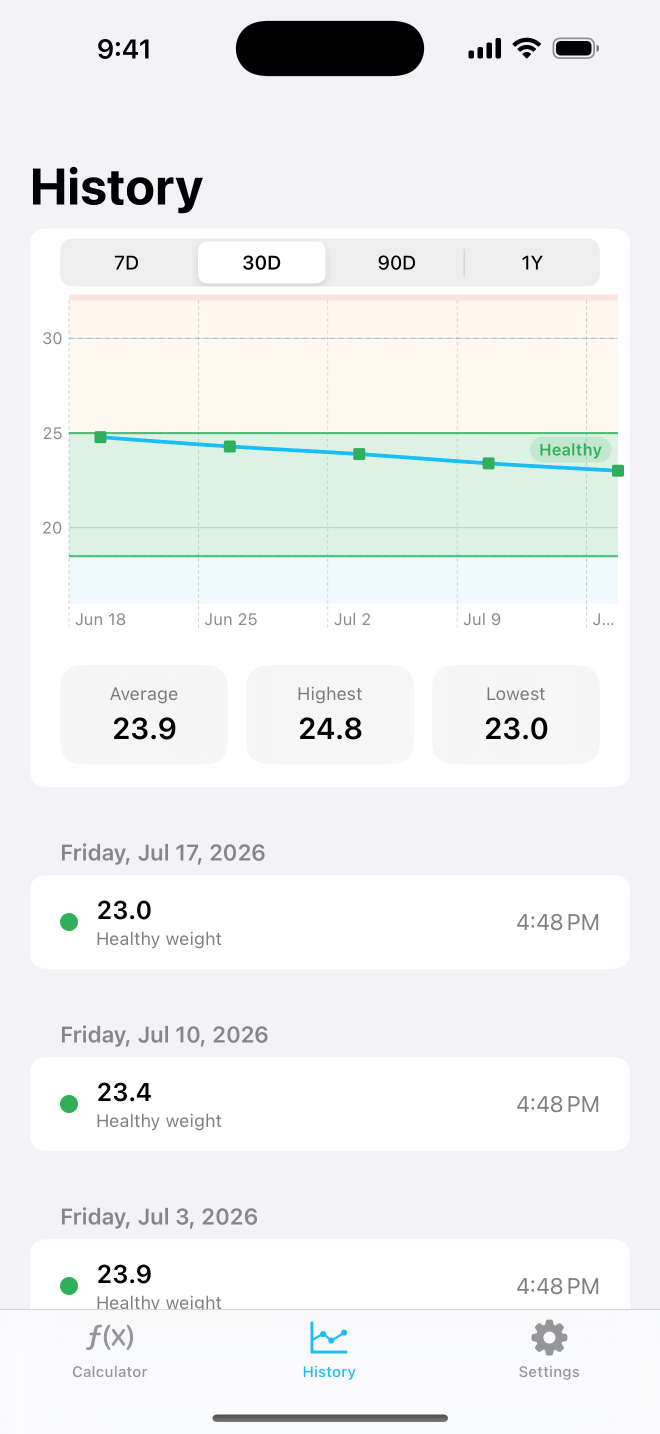
#> input picture BMICalculator/Screenshots/appstore/raw/02_history_trend.png, 1320 x 2868 px, given in place of cap_calc.png, which was not available (shown at 1/2 size)
$ python frame_shots.py
#> lines starting #> are read from the running program, lines starting #| are printed output that depends on the picture; after the words box and inside, x2 and y2 are one past the last pixel; in counts of white or black regions, pixels touching at a corner belong together; pictures that were not available may be replaced by others from this repository, and a replacement may not be noted
#!/usr/bin/env python3
"""Compose App Store marketing screenshots: caption above, real device shot below,
on a brand gradient, exported at 6.9" (1290x2796) and 6.5" (1242x2688)."""
import os
from PIL import Image, ImageDraw, ImageFont, ImageFilter

SRC = "/private/tmp/claude-501/-Users-josiahrininger-Developer/413638bf-d8b1-4f3a-9e74-89f74f4b8580/scratchpad"
OUT = "/Users/josiahrininger/Developer/BMI/BMICalculator/Screenshots/appstore"

# (source capture, headline, subhead)
SHOTS = [
    ("cap_calc.png",        "Know your BMI in seconds",
     "Enter your height and weight for a clear, color-coded result."),
    ("cap_history.png",     "Track your trend over time",
     "Every result is saved privately so you can watch your progress."),
    ("cap_result_over.png", "Every result, explained",
     "Plain-language categories and your healthy range. Never judgmental."),
    ("cap_settings.png",    "Made to fit you",
     "Metric, imperial, or stone. Universal or Asian standards. 100% private."),
]

SIZES = {"6.9": (1290, 2796), "6.5": (1242, 2688)}

# Brand palette (app brand blue #19BEF4)
BG_TOP = (206, 238, 251)      # soft brand-blue tint
BG_BOT = (240, 249, 254)      # near white
HEAD_COLOR = (14, 42, 59)     # dark navy
SUB_COLOR = (90, 115, 130)    # muted slate
BEZEL = (13, 15, 18)          # near-black device frame

def find_font(bold):
#> called with bold = True
    cands_bold = [
        "/System/Library/Fonts/Supplemental/Arial Bold.ttf",
        "/Library/Fonts/Arial Bold.ttf",
        "/System/Library/Fonts/Supplemental/Helvetica.ttc",
    ]
    cands_reg = [
        "/System/Library/Fonts/Supplemental/Arial.ttf",
        "/System/Library/Fonts/Helvetica.ttc",
    ]
    for p in (cands_bold if bold else cands_reg):
        if os.path.exists(p):
            return p
    return None

BOLD = find_font(True)
REG = find_font(False)

def font(bold, size):
    p = BOLD if bold else REG
    return ImageFont.truetype(p, size)

def gradient(w, h):
#> called with w = 1290, h = 2796
    base = Image.new("RGB", (w, h))
#> base: PIL image 1290x2796 RGB; every value is 0
    px = base.load()
    for y in range(h):
        t = y / (h - 1)
        r = int(BG_TOP[0] + (BG_BOT[0] - BG_TOP[0]) * t)
        g = int(BG_TOP[1] + (BG_BOT[1] - BG_TOP[1]) * t)
        b = int(BG_TOP[2] + (BG_BOT[2] - BG_TOP[2]) * t)
        for x in range(w):
            px[x, y] = (r, g, b)
    return base

def wrap(draw, text, fnt, max_w):
    words = text.split()
    lines, cur = [], ""
    for wd in words:
        trial = (cur + " " + wd).strip()
        if draw.textlength(trial, font=fnt) <= max_w:
            cur = trial
        else:
            if cur:
                lines.append(cur)
            cur = wd
    if cur:
        lines.append(cur)
    return lines

def rounded_mask(size, radius):
    m = Image.new("L", size, 0)
    d = ImageDraw.Draw(m)
    d.rounded_rectangle([0, 0, size[0] - 1, size[1] - 1], radius=radius, fill=255)
    return m

def compose(src, headline, sub, W, H):
    canvas = gradient(W, H)
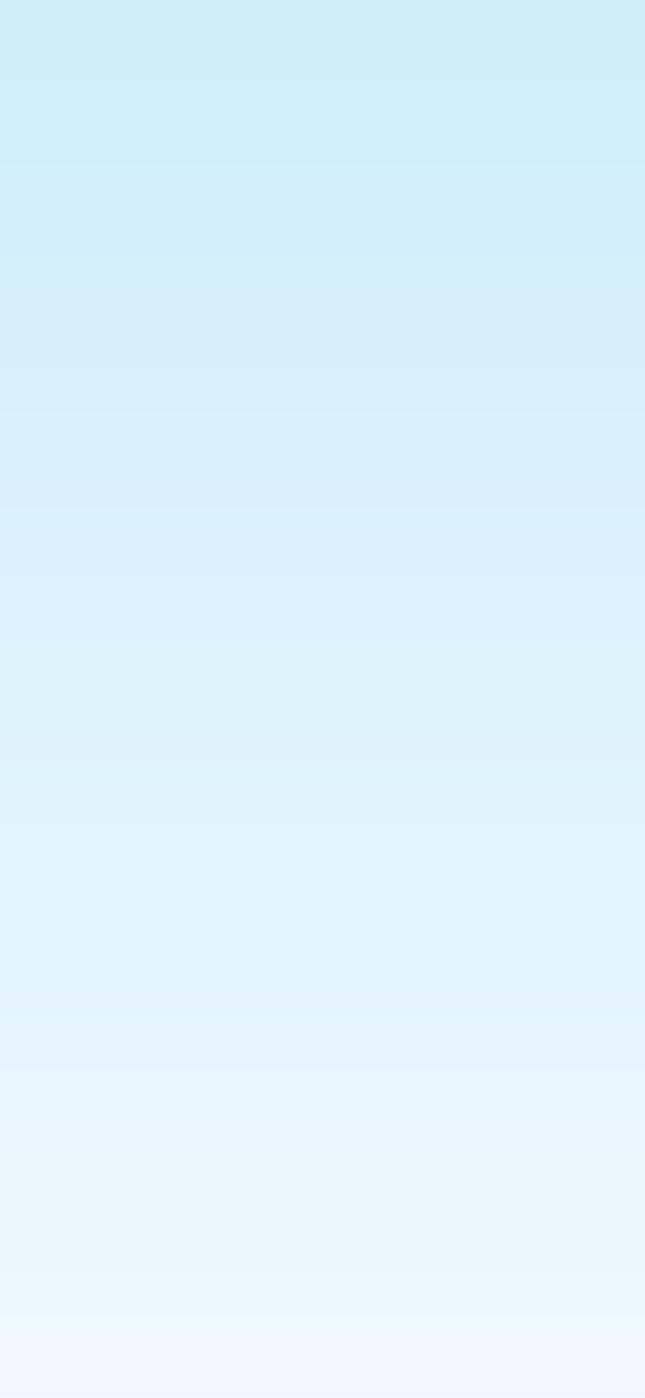
#> canvas: PIL image 1290x2796 RGB (shown at 1/2 size); mean R, G, B 222.5, 243, 252
    draw = ImageDraw.Draw(canvas)

    # --- Caption ---
    head_f = font(True, int(H * 0.0285))
    sub_f = font(False, int(H * 0.0158))
    top_pad = int(H * 0.055)
    max_text_w = int(W * 0.86)

    head_lines = wrap(draw, headline, head_f, max_text_w)
#> head_lines = ['Know your BMI in seconds']
    sub_lines = wrap(draw, sub, sub_f, max_text_w)
#> sub_lines = 2 items

    y = top_pad
    hl_h = (head_f.getbbox("Ag")[3] - head_f.getbbox("Ag")[1])
    for ln in head_lines:
        tw = draw.textlength(ln, font=head_f)
        draw.text(((W - tw) / 2, y), ln, font=head_f, fill=HEAD_COLOR)
        y += int(hl_h * 1.18)
#> this loop made 1 pass
#> (ln, tw, y) on pass 1: ('Know your BMI in seconds', 1033.4, 240)
#> after the loop, y = 240
    y += int(H * 0.006)
#> y = 256
    sl_h = (sub_f.getbbox("Ag")[3] - sub_f.getbbox("Ag")[1])
    for ln in sub_lines:
        tw = draw.textlength(ln, font=sub_f)
        draw.text(((W - tw) / 2, y), ln, font=sub_f, fill=SUB_COLOR)
        y += int(sl_h * 1.30)
#> this loop made 2 passes
#> (tw, y) on pass 1: (896.4, 309)
#> (ln, tw, y) on pass 2: ('color-coded result.', 407.9, 362)
#> after the loop, y = 362

    caption_bottom = y + int(H * 0.02)
#> caption_bottom = 417

    # --- Device ---
    shot = Image.open(os.path.join(SRC, src)).convert("RGB")
    sw, sh = shot.size  # 1320 x 2868
#> sw = 1320; sh = 2868
    bottom_margin = int(H * 0.045)
    avail_h = H - caption_bottom - bottom_margin
#> avail_h = 2254
    phone_w = min(int(W * 0.74), int(avail_h * sw / sh))
#> phone_w = 954
    phone_h = int(phone_w * sh / sw)
#> phone_h = 2072

    # rounded screenshot
    radius = int(phone_w * 0.085)
#> radius = 81
    shot_r = shot.resize((phone_w, phone_h), Image.LANCZOS)
    mask = rounded_mask((phone_w, phone_h), radius)
#> in rounded_mask, `m = Image.new("L", size, 0)`: m: PIL image 954x2072 L; every value is 0
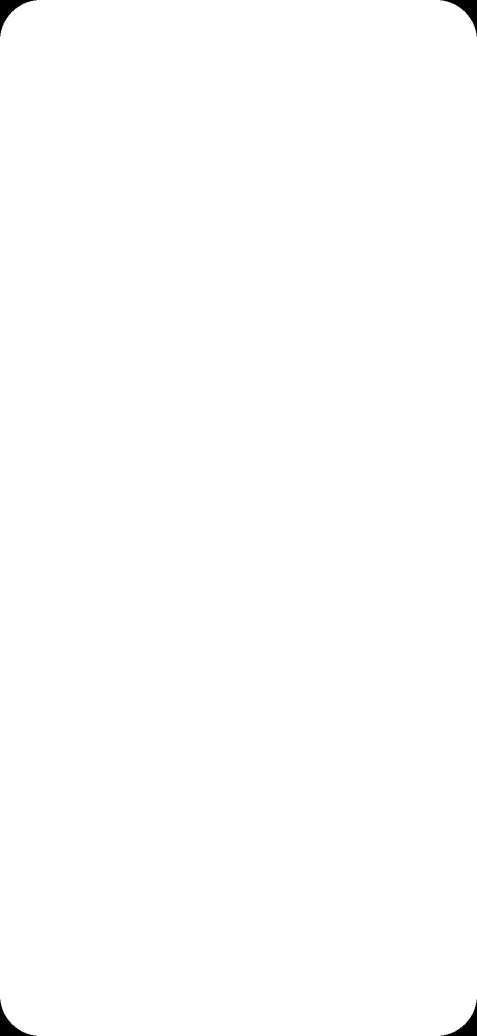
#> mask: PIL image 954x2072 L (shown at 1/2 size); 99.7% white; 4 black regions, box (x1, y1, x2, y2) and area: (0, 0, 73, 73) 1432, (881, 0, 954, 73) 1432, (0, 1999, 73, 2072) 1432, (881, 1999, 954, 2072) 1432

    bezel_t = max(6, int(W * 0.011))
    bez_w, bez_h = phone_w + bezel_t * 2, phone_h + bezel_t * 2
#> bez_w = 982; bez_h = 2100
    bez_radius = radius + bezel_t
#> bez_radius = 95
    bezel_img = Image.new("RGBA", (bez_w, bez_h), (0, 0, 0, 0))
#> bezel_img: PIL image 982x2100 RGBA; every value is 0
    bd = ImageDraw.Draw(bezel_img)
    bd.rounded_rectangle([0, 0, bez_w - 1, bez_h - 1], radius=bez_radius, fill=BEZEL + (255,))

    px_x = (W - phone_w) // 2
#> px_x = 168
    px_y = caption_bottom + (avail_h - phone_h) // 2
#> px_y = 508
    bez_x, bez_y = px_x - bezel_t, px_y - bezel_t
#> bez_x = 154; bez_y = 494

    # shadow
    shadow = Image.new("RGBA", (W, H), (0, 0, 0, 0))
#> shadow: PIL image 1290x2796 RGBA; every value is 0
    sd = ImageDraw.Draw(shadow)
    sd.rounded_rectangle(
        [bez_x, bez_y + int(H * 0.006), bez_x + bez_w, bez_y + bez_h + int(H * 0.006)],
        radius=bez_radius, fill=(10, 30, 50, 90))
    shadow = shadow.filter(ImageFilter.GaussianBlur(int(W * 0.02)))
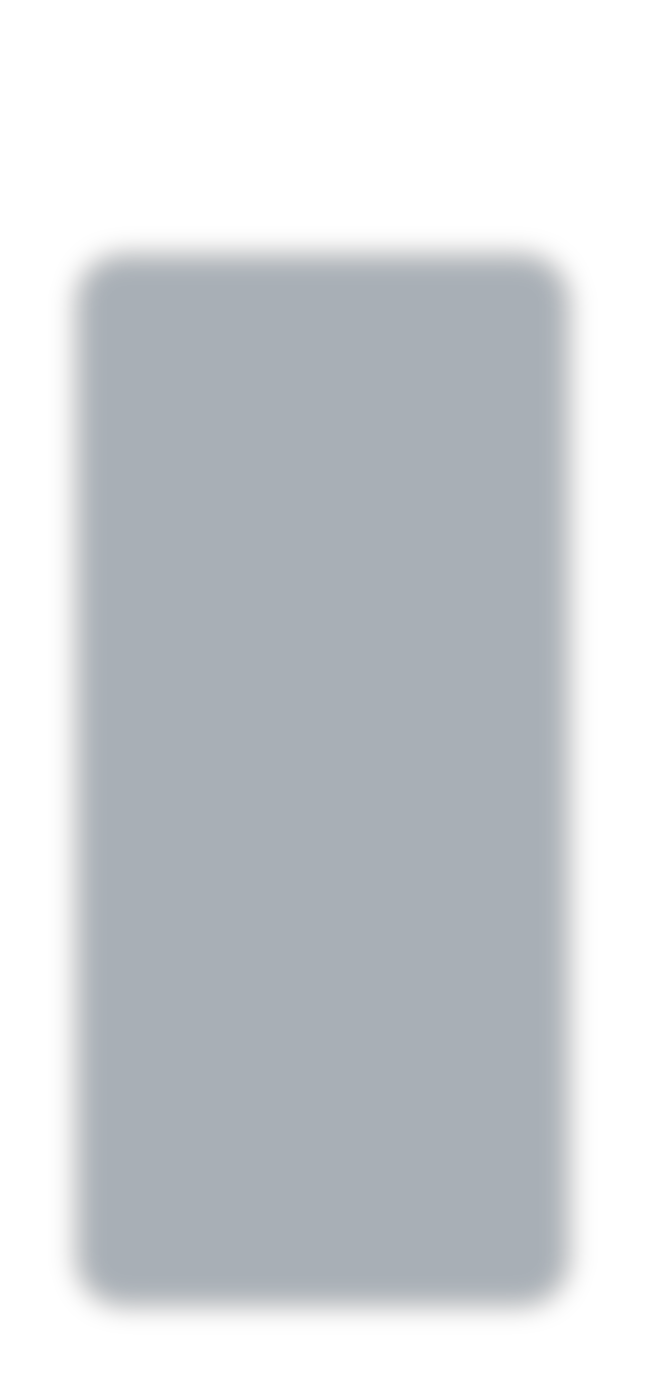
#> shadow: PIL image 1290x2796 RGBA (shown at 1/2 size); mean R, G, B, A 5.7, 17.1, 28.5, 51.3; transparent parts drawn white
    canvas = Image.alpha_composite(canvas.convert("RGBA"), shadow)
#> canvas: PIL image 1290x2796 RGBA

    canvas.paste(bezel_img, (bez_x, bez_y), bezel_img)
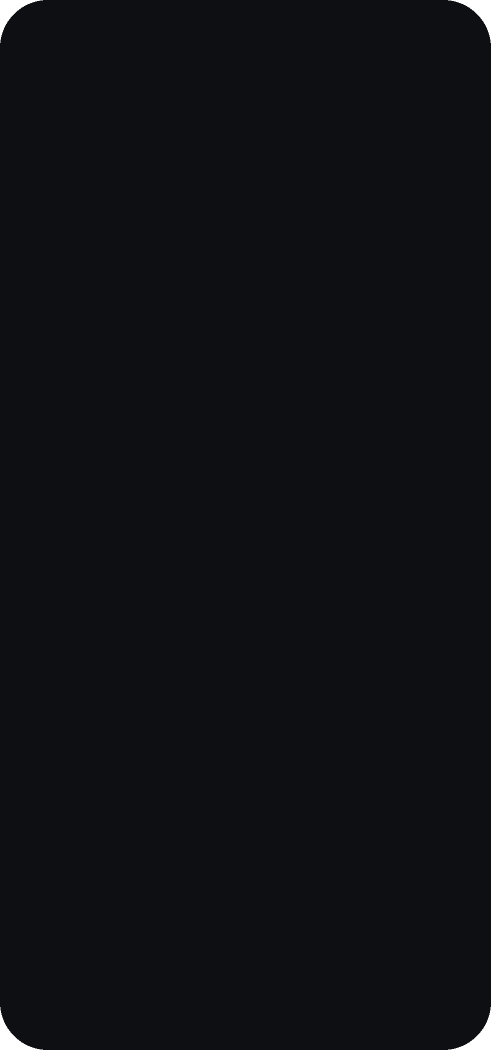
#> bezel_img: PIL image 982x2100 RGBA (shown at 1/2 size); mean R, G, B, A 13, 14.9, 17.9, 254; transparent parts drawn white
    canvas.paste(shot_r, (px_x, px_y), mask)
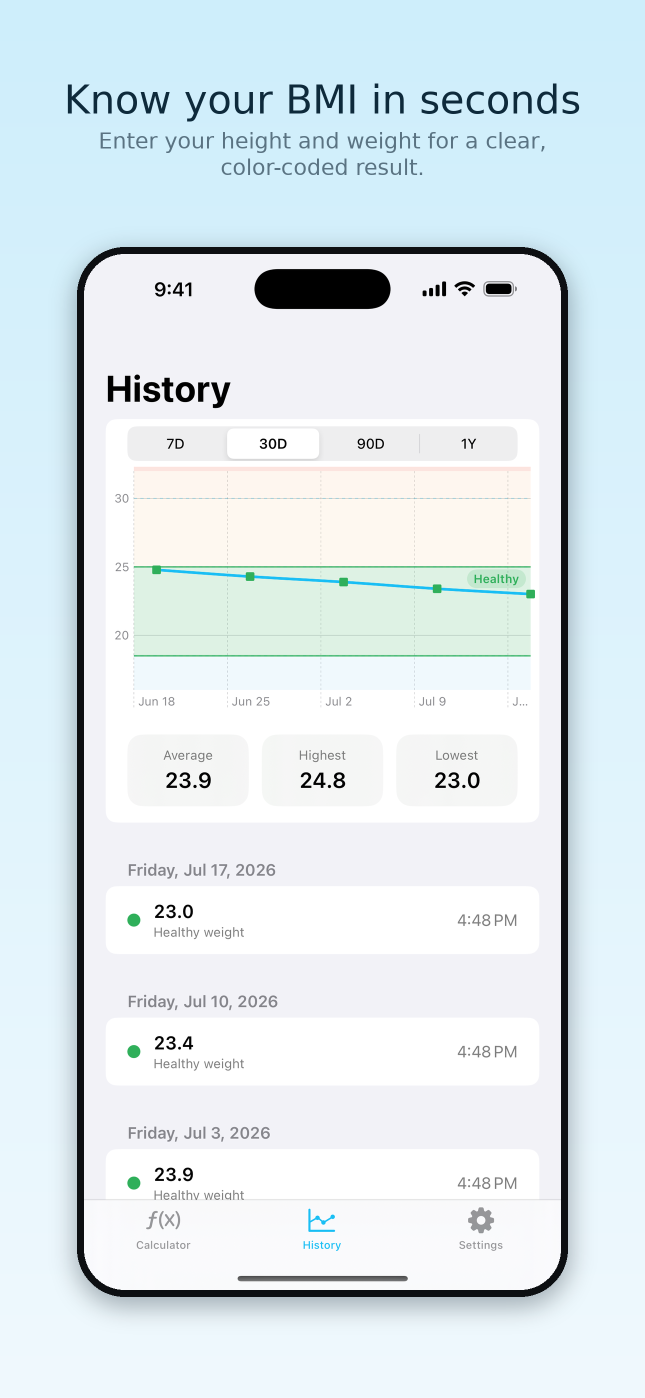
#> canvas: PIL image 1290x2796 RGBA (shown at 1/2 size); mean R, G, B, A 222.7, 233.2, 237.7, 255
    return canvas.convert("RGB")

def main():
    for label, (W, H) in SIZES.items():
        d = os.path.join(OUT, label)
        os.makedirs(d, exist_ok=True)
        for i, (src, head, sub) in enumerate(SHOTS, 1):
            img = compose(src, head, sub, W, H)
            out = os.path.join(d, f"{i:02d}_{src.replace('cap_','').replace('.png','')}_{label}.png")
            img.save(out, "PNG")
            print("wrote", out, img.size)
#| wrote /Users/josiahrininger/Developer/BMI/BMICalculator/Screenshots/appstore/6.9/01_calc_6.9.png (1290, 2796)

if __name__ == "__main__":
    print("bold font:", BOLD)
    print("reg font:", REG)
#> (the run stopped early here; a loop or call above may not have finished)
